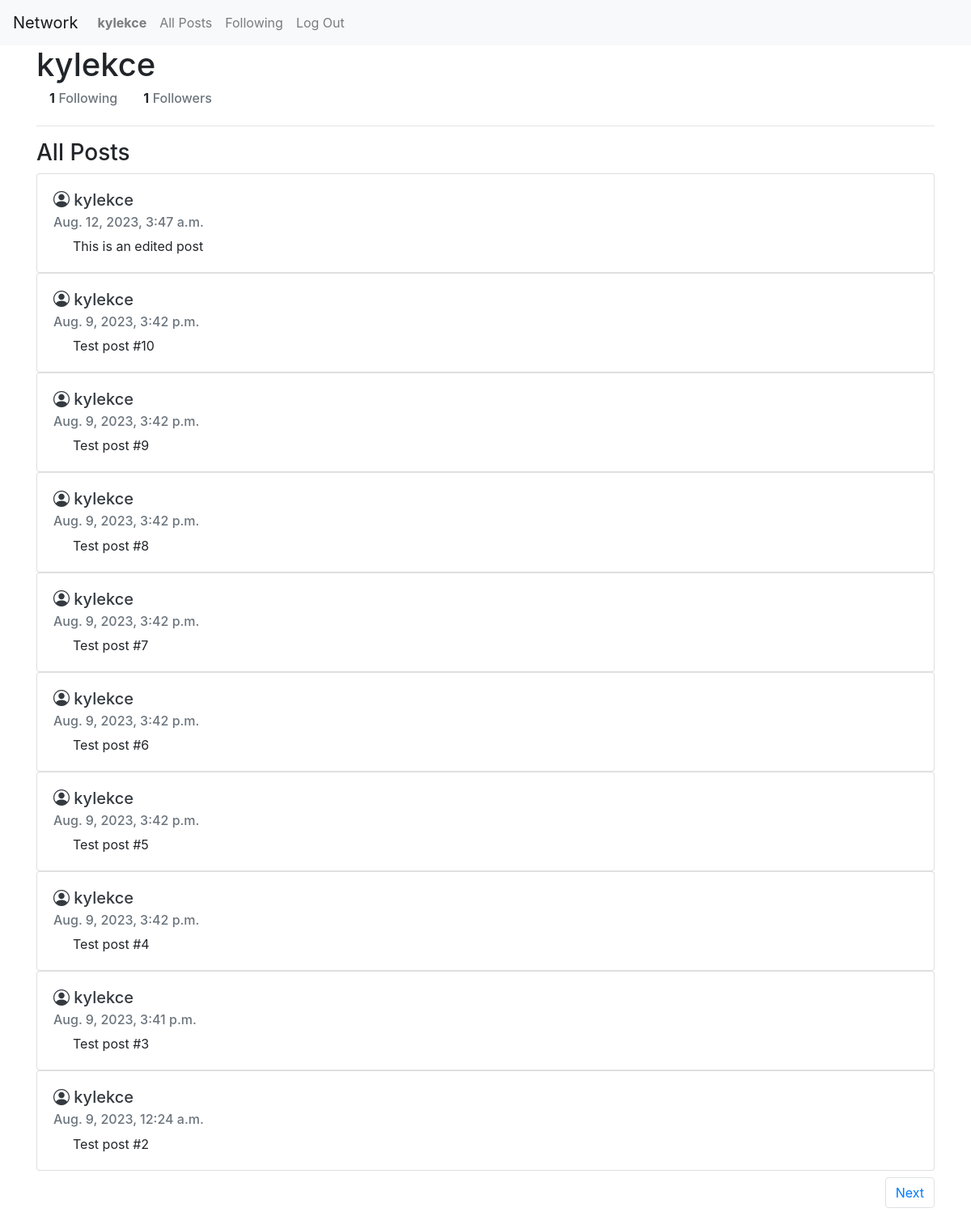
/profile/1 (signed in), run on the app's committed database.
### network/models.py (models this page shows, shortened)
class User(AbstractUser):
    pass

class Post(models.Model):
    content = models.TextField()
    user = models.ForeignKey(User, on_delete=models.CASCADE, related_name="user")
    date = models.DateTimeField(auto_now_add=True)

### network/views.py (the view)
# urls.py: path("profile/<int:user_id>", views.profile, name="profile"),
def profile(request, user_id):
    user = User.objects.get(pk=user_id)
    followers = Follow.objects.filter(following=user).count()
    following = Follow.objects.filter(follower=user).count()
    posts = Post.objects.filter(user=user).order_by("id").reverse()
    try:
        Follow.objects.get(follower=request.user, following=user)
        is_following = True
    except Follow.DoesNotExist:
        is_following = False
    paginator = Paginator(posts, 10)
    page_number = request.GET.get("page")
    page_obj = paginator.get_page(page_number)
    return render(request, "network/profile.html", {
        "posts": page_obj,
        "username": user.username,
        "user_profile": user,
        "followers": followers,
        "following": following,
        "is_following": is_following
    })

### network/templates/network/profile.html (shortened to what this page needs)
{% extends "network/layout.html" %}
{% block body %}
<div class="container">
    <h1>{{ user_profile }}</h1>
    <div class="row px-3">
        <div class="col-8 d-flex">
            <p>
            <h6><strong>{{ following }}</strong></h6>
            <h6 class="text-muted">Following</h6>
            </p>
            <p class="mx-3">
            <h6><strong>{{ followers }}</strong></h6>
            <h6 class="text-muted">Followers</h6>
            </p>
        </div>
        <div class="col-4 d-flex justify-content-end">
        </div>
    </div>
    <hr>
    <h3>All Posts</h3>
    {% for post in posts %}
    <div class="card">
        <div class="card-body">
            <h5 class="card-title">
                <a href="{% url 'profile' user_id=post.user.id %}" class="text-dark text-decoration-none">
                    <i class="bi bi-person-circle"></i>
                    {{ post.user }}
                </a>
            </h5>
            <h6 class="card-subtitle mb-2 text-muted">{{ post.date }}</h6>
            <p class="card-text px-4">{{ post.content }}</p>
        </div>
    </div>
    {% endfor %}
    <nav class="d-flex justify-content-end mt-2">
        <ul class="pagination">
            {% if posts.has_next %}
            <li class="page-item"><a class="page-link" href="?page={{ posts.next_page_number }}">Next</a></li>
            {% endif %}
        </ul>
    </nav>
</div>
{% endblock %}

### network/templates/network/layout.html (shortened to what this page needs)
{% load static %}
<!DOCTYPE html>
<html lang="en">
<head>
    <link rel="stylesheet" href="https://stackpath.bootstrapcdn.com/bootstrap/4.4.1/css/bootstrap.min.css"
>
    <link rel="stylesheet" href="https://cdn.jsdelivr.net/npm/bootstrap-icons@1.10.5/font/bootstrap-icons.css">
    <link href="{% static 'network/styles.css' %}" rel="stylesheet">
</head>
<body>
    <nav class="navbar navbar-expand-lg navbar-light bg-light">
        <a class="navbar-brand" href="{% url 'index' %}">Network</a>
        <div>
            <ul class="navbar-nav mr-auto">
                {% if user.is_authenticated %}
                <li class="nav-item">
                    <a class="nav-link" href="{% url 'profile' user_id=user.id %}"><strong>{{ user.username }}
                        </strong></a>
                </li>
                {% endif %}
                <li class="nav-item">
                    <a class="nav-link" href="{% url 'index' %}">All Posts</a>
                </li>
                {% if user.is_authenticated %}
                <li class="nav-item">
                    <a class="nav-link" href="{% url 'following' %}">Following</a>
                </li>
                <li class="nav-item">
                    <a class="nav-link" href="{% url 'logout' %}">Log Out</a>
                </li>
                {% endif %}
            </ul>
        </div>
    </nav>
    <div class="body">
        {% block body %}
        {% endblock %}
    </div>
</body>
</html>

### data on the page
User: username "kylekce"
Post: user "kylekce", date "Aug. 12, 2023, 3:47 a.m.", content "This is an edited post"
Post: user "kylekce", date "Aug. 9, 2023, 3:42 p.m.", content "Test post #10"
Post: user "kylekce", date "Aug. 9, 2023, 3:42 p.m.", content "Test post #9"
Post: user "kylekce", date "Aug. 9, 2023, 3:42 p.m.", content "Test post #8"
Post: user "kylekce", date "Aug. 9, 2023, 3:42 p.m.", content "Test post #7"
Post: user "kylekce", date "Aug. 9, 2023, 3:42 p.m.", content "Test post #6"
Post: user "kylekce", date "Aug. 9, 2023, 3:42 p.m.", content "Test post #5"
Post: user "kylekce", date "Aug. 9, 2023, 3:42 p.m.", content "Test post #4"
Post: user "kylekce", date "Aug. 9, 2023, 3:41 p.m.", content "Test post #3"
Post: user "kylekce", date "Aug. 9, 2023, 12:24 a.m.", content "Test post #2"

### other printed values
{{ following }} "1"
{{ followers }} "1"
